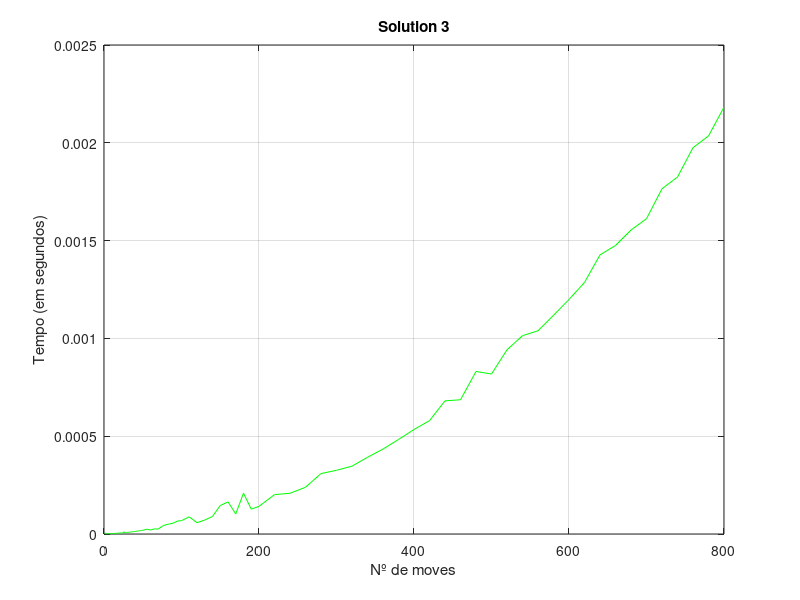
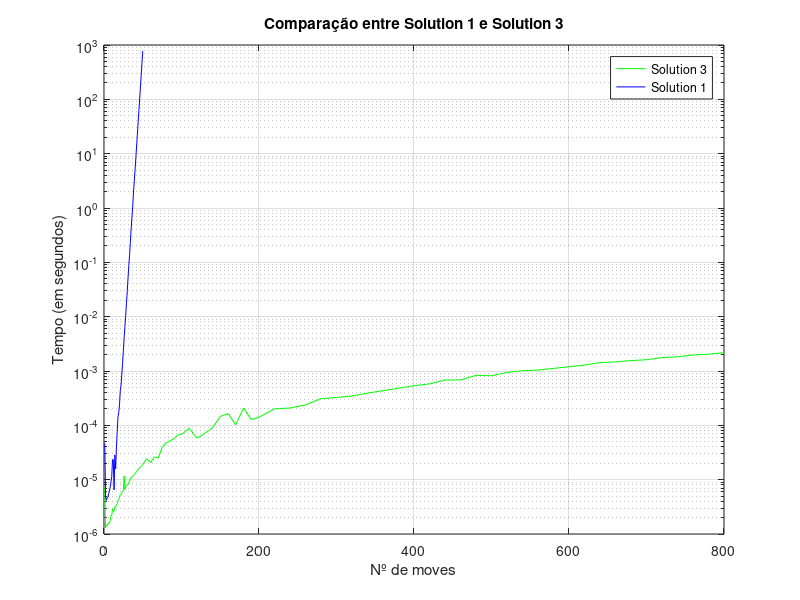

Source code (MATLAB) for these figures, in order:
sol3 = load("data_solution3.txt");

n_sol3 = sol3(:,1);
t_sol3 = sol3(:,4);

plot(n_sol3,t_sol3, 'g-')
title("Solution 3")
xlabel("Nº de moves")
ylabel("Tempo (em segundos)")
grid on;


%% comparação com a solution 1

sol1 = load("data_solution1.txt");

n_sol1 = sol1(:,1);
t_sol1 = sol1(:,4);
figure(2)
semilogy(n_sol3,t_sol3, 'g-')
hold on;
semilogy(n_sol1, t_sol1, 'b-');
grid on;
legend('Solution 3', 'Solution 1')
title("Comparação entre Solution 1 e Solution 3")
xlabel("Nº de moves")
ylabel("Tempo (em segundos)")